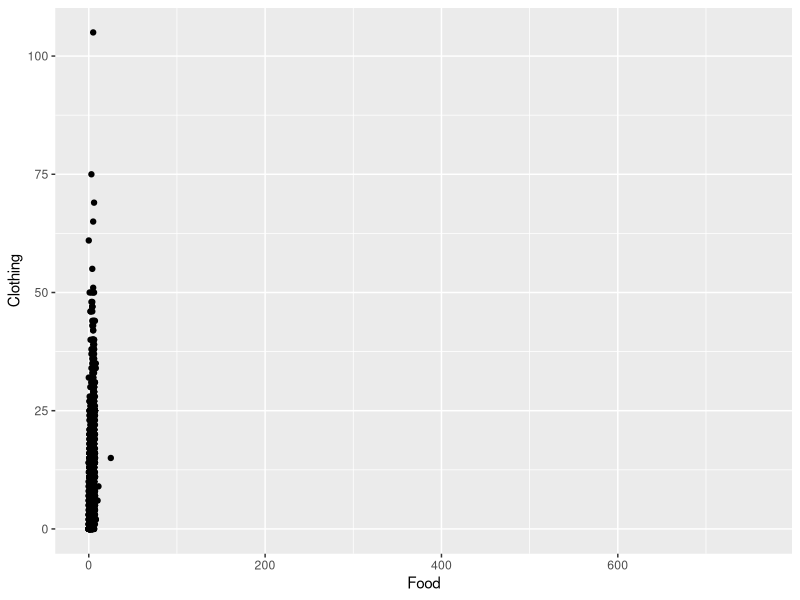
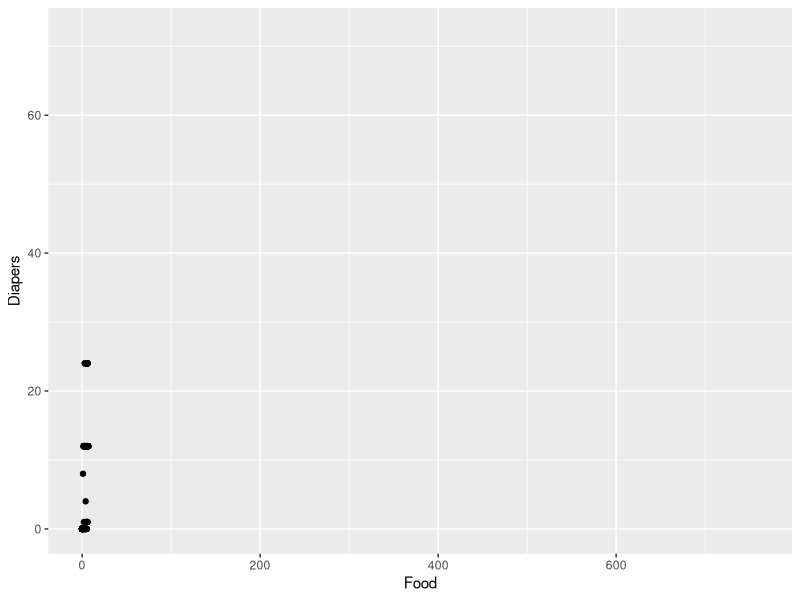
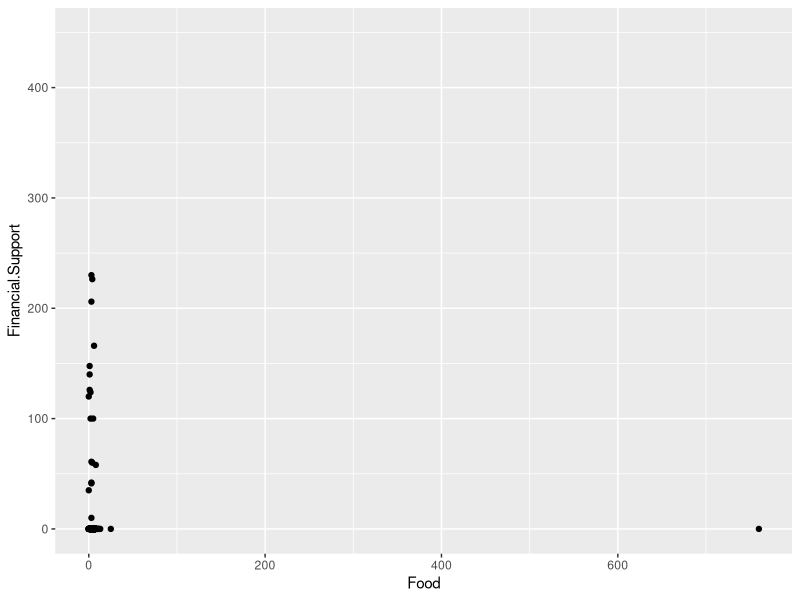

Recreate these plots in R, in order. (Note: this script raises an error after producing the figures.)
## ---- chunk 1
data <- read.table(file = 'UMD_Services_Provided_20190719.txt', sep = '\t', fill = TRUE, header = TRUE)
summary(data)
library(tidyverse)
data.analysis <- data %>%
  rename(Client = Client.File.Number, Bus = Bus.Tickets..Number.of., Food = Food.Provided.for, 
         Clothing = Clothing.Items) %>%
  select(Client, Bus, Food, Food.Pounds, Clothing, Diapers, School.Kits, Hygiene.Kits,    
         Financial.Support)
head(data.analysis)
## ---- chunk 2
library(ggplot2)
ggplot(data.analysis, aes(x = Food, y = Clothing)) +
  geom_point() 
ggplot(data.analysis, aes(x = Food, y = Diapers)) +
  geom_point() 
ggplot(data.analysis, aes(x = Food, y = Financial.Support)) +
  geom_point() 
## ---- chunk 3
library(mclust) 
data.analysis.cluster <- data.analysis %>%
  select(Bus, Food, Food.Pounds, Clothing, Diapers, School.Kits, Hygiene.Kits, Financial.Support) %>%
  kmeans(3)
## ---- chunk 4
data.analysis$cluster = as.factor(data.analysis.cluster$cluster)
ggplot(data.analysis, aes(Bus, Food, group = cluster)) +
  geom_point(size = 2, alpha = 0.75, aes(color = cluster))
